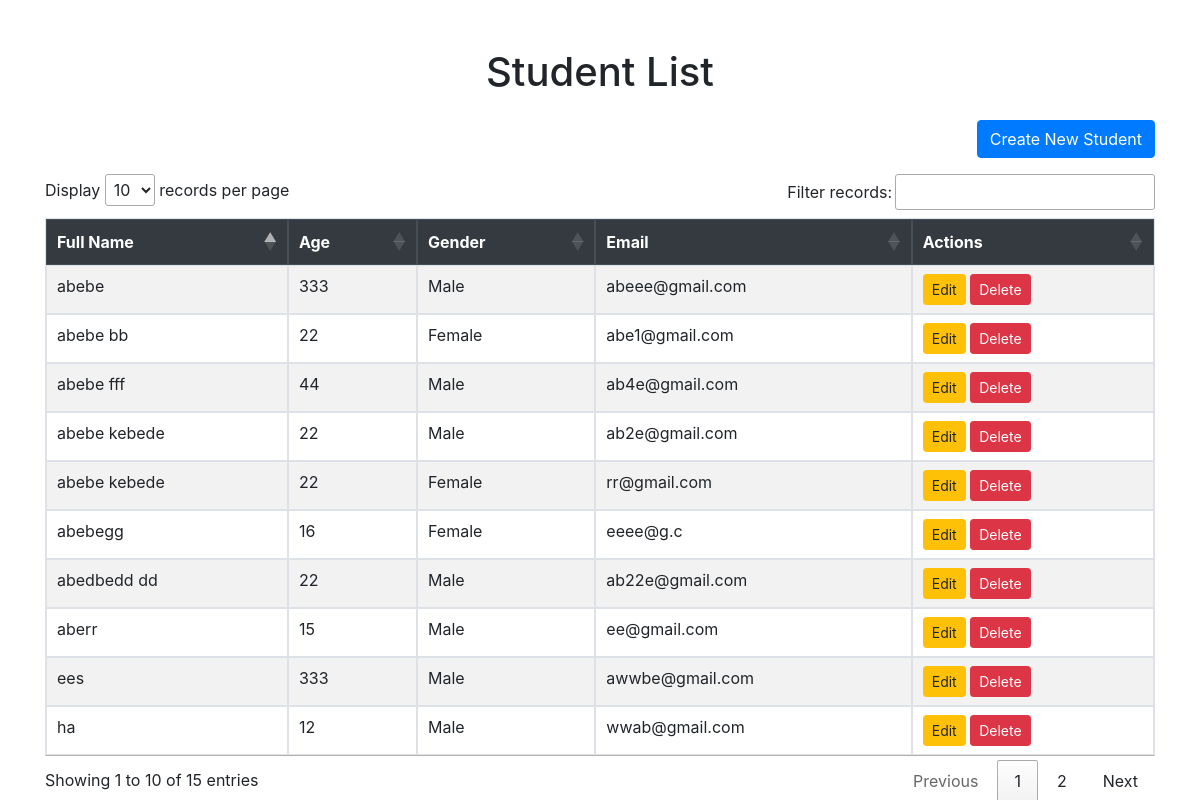
The page / on the database its author committed.
### student/models.py (models this page shows, shortened)
class Student(models.Model):
    GENDER_CHOICES = [
        ('Male', 'Male'),
        ('Female', 'Female'),
    ]
    name = models.CharField(max_length=100)
    age = models.PositiveIntegerField()
    gender = models.CharField(max_length=10, choices=GENDER_CHOICES)
    email = models.EmailField(unique=True)

### student/views.py (the view)
# urls.py: path('', list_students, name='list_students'),  # The list view at 'students/' URL
def list_students(request):
    students = Student.objects.all()
    return render(request, 'students/list_students.html', {'students': students})

### student/templates/students/list_students.html (shortened to what this page needs)
<!DOCTYPE html>
<html lang="en">
<head>
    <link rel="stylesheet" href="https://stackpath.bootstrapcdn.com/bootstrap/4.5.2/css/bootstrap.min.css">
    <link rel="stylesheet" href="https://cdn.datatables.net/1.11.5/css/jquery.dataTables.min.css">
</head>
<body>
    <div class="container mt-5">
        <h1 class="text-center mb-4">Student List</h1>
        <div class="text-right mb-3">
            <a href="{% url 'create_student' %}" class="btn btn-primary">Create New Student</a>
        </div>
        <div class="table-responsive">
            <table id="studentTable" class="table table-striped table-bordered">
                <thead class="thead-dark">
                    <tr>
                        <th>Full Name</th>
                        <th>Age</th>
                        <th>Gender</th>
                        <th>Email</th>
                        <th>Actions</th>
                    </tr>
                </thead>
                <tbody>
                    {% for student in students %}
                        <tr>
                            <td>{{ student.name }}</td>
                            <td>{{ student.age }}</td>
                            <td>{{ student.gender }}</td>
                            <td>{{ student.email }}</td>
                            <td>
                                <a href="{% url 'update_student' student.id %}" class="btn btn-sm btn-warning">Edit</a>
                                <a href="{% url 'delete_student' student.id %}" class="btn btn-sm btn-danger">Delete</a>
                            </td>
                        </tr>
                    {% endfor %}
                </tbody>
            </table>
        </div>
    </div>
</body>
</html>

### rows shown on the page
Student: name "abebe kebede", age "22", gender "Male", email "ab2e@gmail.com"
Student: name "abebe bb", age "22", gender "Female", email "abe1@gmail.com"
Student: name "abedbedd dd", age "22", gender "Male", email "ab22e@gmail.com"
Student: name "abebe kebede", age "22", gender "Female", email "rr@gmail.com"
Student: name "abebe fff", age "44", gender "Male", email "ab4e@gmail.com"
Student: name "abebe", age "333", gender "Male", email "abeee@gmail.com"
Student: name "ees", age "333", gender "Male", email "awwbe@gmail.com"
Student: name "ha", age "12", gender "Male", email "wwab@gmail.com"
Student: name "aberr", age "15", gender "Male", email "ee@gmail.com"
Student: name "abebegg", age "16", gender "Female", email "eeee@g.c"
